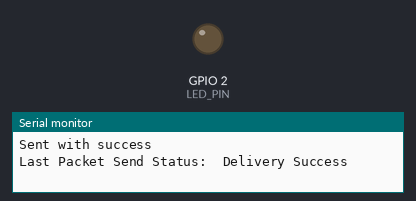
The sketch below on a simulated ESP32. Shown: output pins drawn as LEDs (lit = HIGH), the last lines printed to the serial monitor. Random numbers use the default seed unless the sketch sets one.

Above: at 0.1 s.
At 2.1 s:
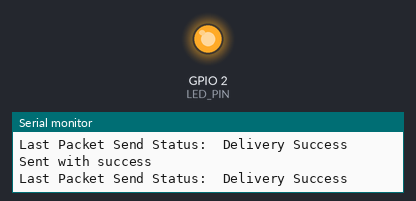
Timing chart, 0 to 3.6 s (numbered marks = the images above):
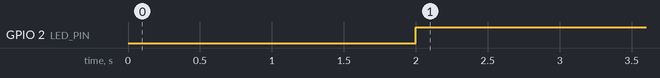

The sketch:

ESP_NOW_Sender.ino
```cpp
// (licence header left out)
#ifdef ESP32
  #include <WiFi.h>
  #include <esp_now.h>
  #define BOARD "ESP32"
#else
  #include <ESP8266WiFi.h>
  #include <espnow.h>
  #define BOARD "ESP12"
#endif

// REPLACE WITH YOUR RECEIVER MAC Address
//uint8_t broadcastAddress[] = {0x08, 0x3A, 0xF2, 0x50, 0xA4, 0x90}; //ESP32
uint8_t broadcastAddress[] = {0xb4, 0xe6, 0x2d, 0x6a, 0x83, 0xa7}; //ESP12

#define LED_PIN       LED_BUILTIN

// Structure example to send data
// Must match the receiver structure
typedef struct struct_message {
  char a[32];
  int b;
  float c;
  String d;
  bool e;
} struct_message;

// Create a struct_message called myData
struct_message myData;

// callback when data is sent
void OnDataSent(const uint8_t *mac_addr, esp_now_send_status_t status) {
  Serial.print("\r\nLast Packet Send Status:\t");
  Serial.println(status == ESP_NOW_SEND_SUCCESS ? "Delivery Success" : "Delivery Fail");
  if (status != ESP_NOW_SEND_SUCCESS) {
    digitalWrite(LED_PIN, LOW);
  }
}

void setup() {
  // Init Serial Monitor
  Serial.begin(115200);

  pinMode(LED_PIN, OUTPUT);

  // Set device as a Wi-Fi Station
  WiFi.mode(WIFI_STA);

  // Init ESP-NOW
  if (esp_now_init() != ESP_OK) {
    Serial.println("Error initializing ESP-NOW");
    return;
  }

  // Once ESPNow is successfully Init, we will register for Send CB to
  // get the status of Trasnmitted packet
  esp_now_register_send_cb(OnDataSent);

  // Register peer
  esp_now_peer_info_t peerInfo;
  memcpy(peerInfo.peer_addr, broadcastAddress, 6);
  peerInfo.channel = 0;
  peerInfo.encrypt = false;

  // Add peer
  if (esp_now_add_peer(&peerInfo) != ESP_OK){
    Serial.println("Failed to add peer");
    return;
  }
}

void loop() {
  // Set values to send
  strcpy(myData.a, "THIS IS A CHAR");
  myData.b = random(1,20);
  myData.c = 1.32;
  myData.d = "Hello"; // + BOARD;
  myData.e = false;

  // Send message via ESP-NOW
  esp_err_t result = esp_now_send(broadcastAddress, (uint8_t *) &myData, sizeof(myData));

  if (result == ESP_OK) {
    Serial.println("Sent with success");
  }
  else {
    Serial.println("Error sending the data");
  }
  delay(2000);
  digitalWrite(LED_PIN, HIGH);
}
```

Measured:
- by itself, GPIO 2 (LED_PIN): LOW → HIGH at 2.0 s
